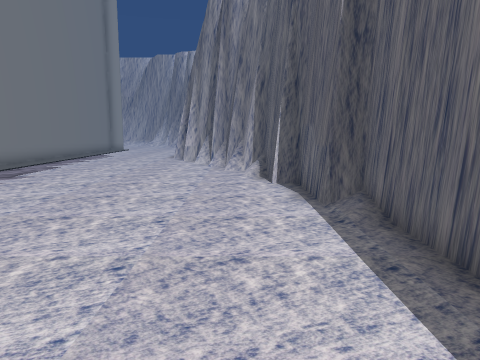
View 1 (above)

12 first-person views from a walk through a Unity game level. The camera is 1.5 m above the floor, tilts 8° down and sees 70° across. The floor is counted in squares, 1 m on a side. Each view is taken from the middle of a square. On the plan, view 1 faces up. The plan holds only what a view shows up to about 16 squares ahead; the rest is blank. The place goes on beyond the plan. Some trees and plants on the terrain are drawn as simple stand-ins. The player character is not drawn. Some surface patterns are stand-ins.

View 2
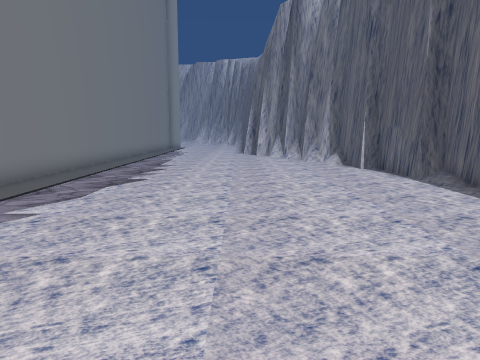

View 3
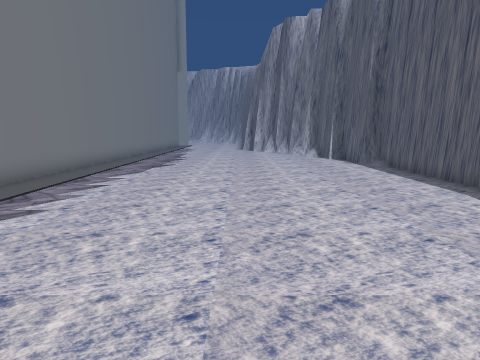

View 4
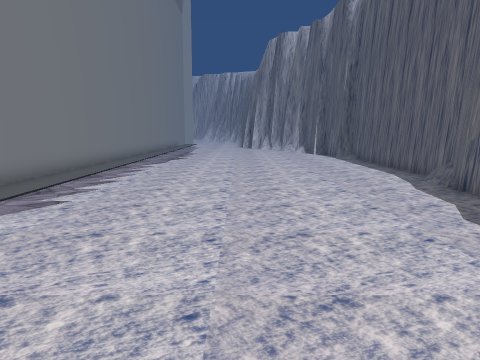

View 5
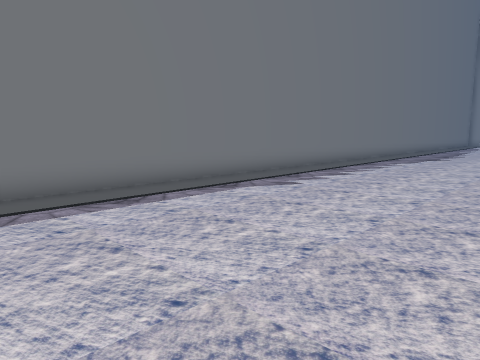

View 6
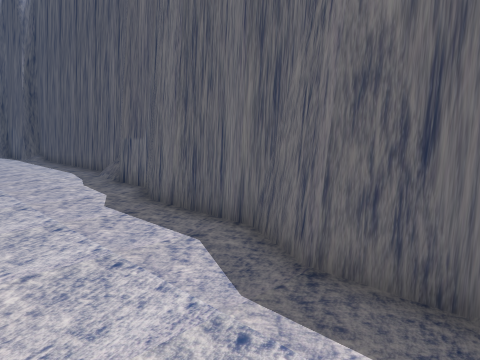

View 7
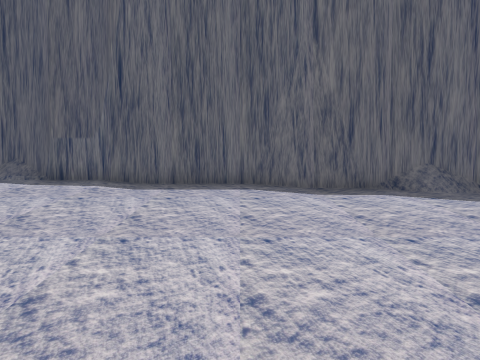

View 8
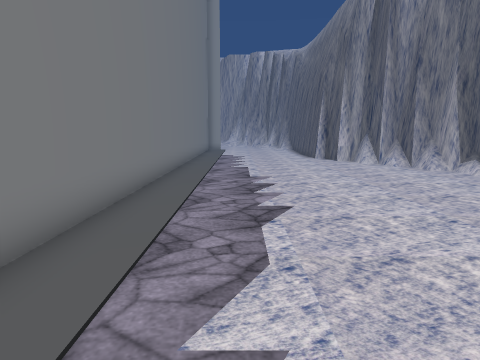

View 9
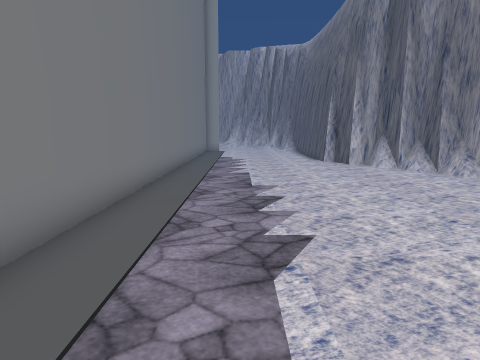

View 10
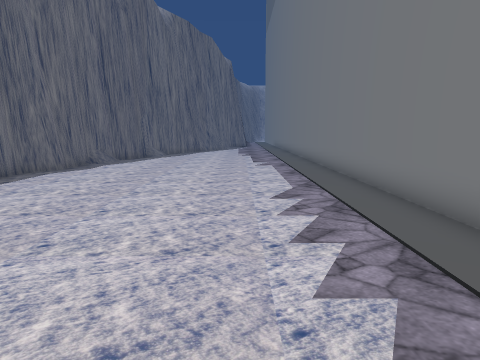

View 11
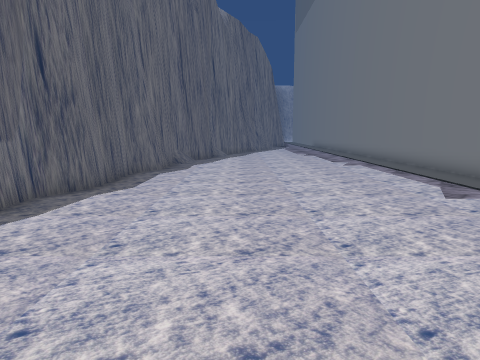

View 12
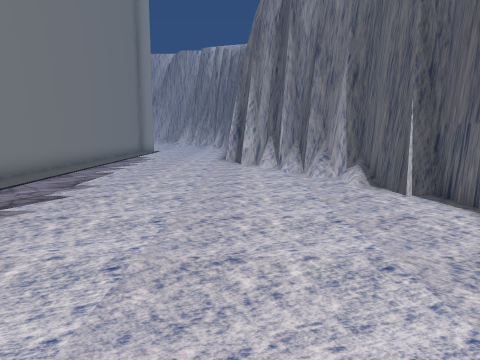

### Floor plan
Points are (right, up) in squares from view 1. A wall is a line through its corners. A room is listed if a view was taken in it or the views show most of it. See-through windows are left out.
Room 1 (views 1, 2, 3, 4, 5, 6, 7, 8, 9, 10, 11, 12)
walls: (2.6, 7) (1.8, 7.1) (1.8, 10.2) (1.7, 10.4) (1, 10.4) (1, 13.1); (1.7, -6.1) (1.8, -5.6) (1.8, -4.2) (2.6, -2.4) (2.6, 7.2) (2.1, 7.3); (1.8, 10.1) (1, 10.1); (1, -8.8) (1.1, -8.3); (1, 13.4) (0.4, 13.6) (0.2, 14.7) (-0.5, 15.1); (-0.4, 14.7) (-0.6, 16.2) (-1.3, 16.5) (-1.5, 17.8) (-2.2, 18.1); (0.9, -11) (1.1, -10.2); (-1.8, 16.9) (-1.8, 18.1) (-2.9, 18.1); (0.4, -13) (0.4, -11.9); (-1.8, 17.9) (-3, 17.9); (0.2, -13.5) (0.4, -12.8); (-10.6, 18.2) (-10.6, -14.1); (0.2, -14.5) (0.2, -12.1) (1, -10.5) (1, -7.3) (1.8, -5.7) (1.9, -5.3)
low walls: (1, 13.1) (0.5, 13.3); (-0.4, 13.8) (-0.4, 14.8); (-0.2, 14.1) (-0.2, 14.6) (-0.6, 14.9); (-1.2, 15.4) (-1.2, 16.2); (-1, 15.6) (-1, 16.2); (-1.4, 16.7) (-2, 16.7); (-2, 16.9) (-2, 18.1); (-1.4, 16.9) (-1.8, 16.9)

Where each view was taken, in squares from view 1:
view 1: 0 up, 0 right, facing up
view 2: 4 down, 4 left, facing up
view 3: 9 down, 4 left, facing up
view 4: 13 down, 4 left, facing up
view 5: 14 down, 2 left, facing up-left
view 6: 14 down, 3 left, facing up-right
view 7: 10 down, 9 left, facing right
view 8: 0 up, 8 left, facing up
view 9: 2 up, 8 left, facing up
view 10: 2 up, 7 left, facing down
view 11: 2 up, 3 left, facing down
view 12: 2 up, 3 left, facing up
